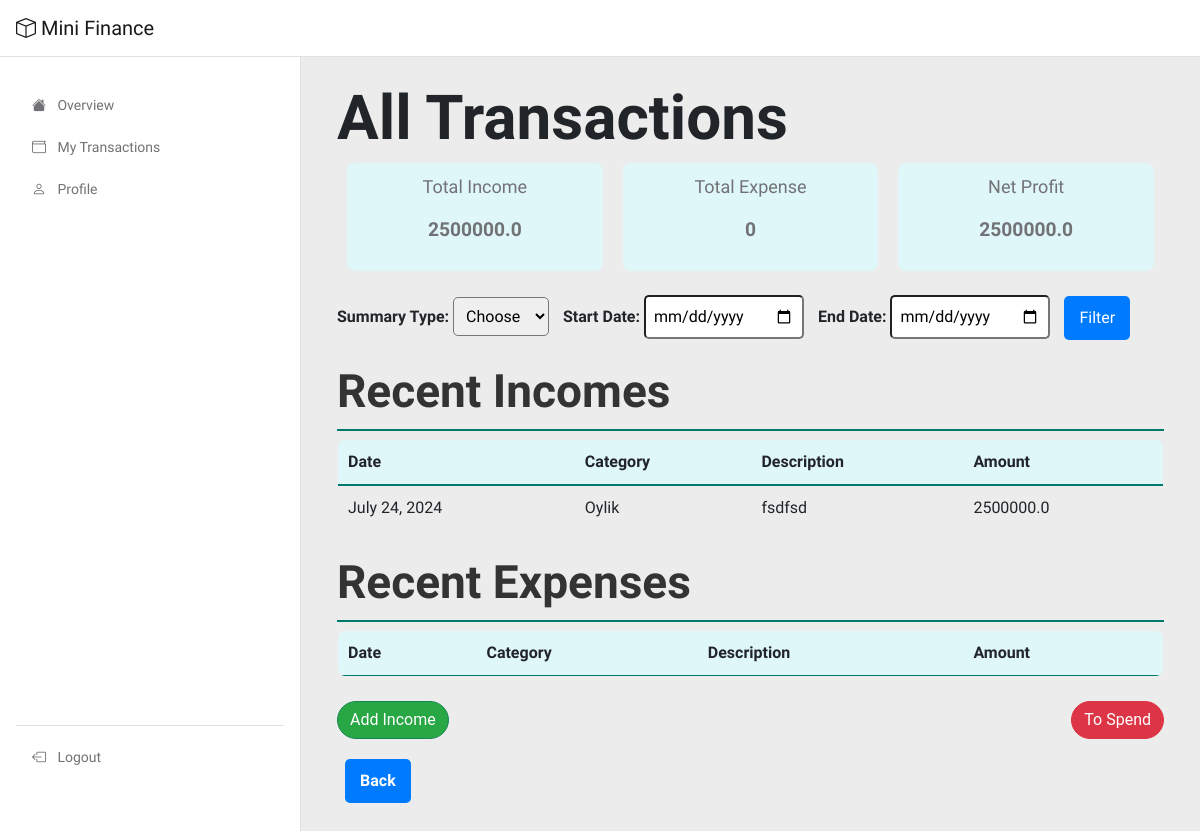
Screenshot of /all_transactions/ (signed in) with the database file from the repository.
### moneymanager/models.py (models this page shows, shortened)
class Income(models.Model):
    user = models.ForeignKey(User, on_delete=models.CASCADE)
    category = models.ForeignKey(IncomeCategory, on_delete=models.DO_NOTHING)
    amount = models.FloatField()
    date = models.DateField()
    account_type = models.ForeignKey(AccountType, on_delete=models.DO_NOTHING)
    description = models.TextField(blank=True)

class IncomeCategory(models.Model):
    name = models.CharField(max_length=50)

### moneymanager/views.py (the view, shortened to what this page needs)
# urls.py: path("all_transactions/", all_transactions, name="all-transactions")
@login_required
def all_transactions(request):
    user = request.user
    search_description = request.GET.get('description', '')
    search_amount = request.GET.get('amount', '')
    summary_type = request.GET.get('summary_type', 'daily')
    if summary_type == 'daily':
        income_summary = get_daily_totals(user, Income)
        expense_summary = get_daily_totals(user, Expense)
    elif summary_type == 'weekly':
        income_summary = get_weekly_totals(user, Income)
        expense_summary = get_weekly_totals(user, Expense)
    elif summary_type == 'monthly':
        income_summary = get_monthly_totals(user, Income)
        expense_summary = get_monthly_totals(user, Expense)
    else:
        income_summary = 0
        expense_summary = 0
    start_date = request.GET.get('start_date')
    end_date = request.GET.get('end_date')
    incomes = Income.objects.filter(user=user)
    expenses = Expense.objects.filter(user=user)
    if start_date and end_date:
        start_date = datetime.strptime(start_date, '%Y-%m-%d').date()
        end_date = datetime.strptime(end_date, '%Y-%m-%d').date()
        incomes = incomes.filter(date__range=[start_date, end_date])
        expenses = expenses.filter(date__range=[start_date, end_date])
    if search_description:
        incomes = incomes.filter(description__icontains=search_description)
        expenses = expenses.filter(description__icontains=search_description)
    if search_amount:
        incomes = incomes.filter(amount__icontains=search_amount)
        expenses = expenses.filter(amount__icontains=search_amount)
    income_total = incomes.aggregate(total=Sum('amount'))['total'] or 0
    expense_total = expenses.aggregate(total=Sum('amount'))['total'] or 0
    total_income = incomes.aggregate(total=Sum('amount'))['total'] or 0
    total_expense = expenses.aggregate(total=Sum('amount'))['total'] or 0
    net_profit = total_income - total_expense
    recent_incomes = incomes.order_by('-date')
    recent_expenses = expenses.order_by('-date')
    context = {
        'incomes': incomes,
        'expenses': expenses,
        'total_income': total_income,
        'total_expense': total_expense,
        'net_profit': net_profit,
        'recent_incomes': recent_incomes,
        'recent_expenses': recent_expenses,
        'income_summary': income_summary,
        'expense_summary': expense_summary,
        'summary_type': summary_type,
        'income_total': income_total,
        'expense_total': expense_total,
        'start_date': start_date,
        'end_date': end_date,
    }
    return render(request, 'all_transactions.html', context)

### moneymanager/utils.py (called while the page is built)
def get_daily_totals(user, model):
    today = datetime.today().date()
    result = model.objects.filter(user=user, date=today).aggregate(Sum('amount'))
    daily_total = result.get('amount__sum', 0) or 0
    return daily_total

### templates/all_transactions.html (shortened to what this page needs)
{% extends 'base.html' %}
{% block content %}
    <div class="container">
        <h1>All Transactions</h1>
        <div class="summary mb-4">
            <div>
                <p>Total Income</p>
                <p class="value" id="total_income">{{ total_income }}</p>
            </div>
            <div>
                <p>Total Expense</p>
                <p class="value" id="total_expense">{{ total_expense }}</p>
            </div>
            <div>
                <p>Net Profit</p>
                <p class="value" id="net_profit">{{ net_profit }}</p>
            </div>
        </div>
        <div class="filters mb-4">
            <form method="get" id="summary-form">
                <label for="summary_type">Summary Type:</label>
                <select id="summary_type" name="summary_type">
                    <option value="">Choose</option>
                </select>
                <label for="start_date">Start Date:</label>
                <input type="date" id="start_date" name="start_date">
                <label for="end_date">End Date:</label>
                <input type="date" id="end_date" name="end_date">
                <button type="submit" id="filter_button" class="btn btn-primary">Filter</button>
            </form>
        </div>
        <div class="transactions mb-4">
            <section class="recent-incomes mb-4">
                <h2>Recent Incomes</h2>
                <table class="income-table">
                    <thead>
                        <tr>
                            <th>Date</th>
                            <th>Category</th>
                            <th>Description</th>
                            <th>Amount</th>
                        </tr>
                    </thead>
                    <tbody id="recent_incomes">
                        {% for income in recent_incomes %}
                            <tr>
                                <td>{{ income.date }}</td>
                                <td>{{ income.category.name }}</td>
                                <td>{{ income.description }}</td>
                                <td>{{ income.amount }}</td>
                            </tr>
                        {% endfor %}
                    </tbody>
                </table>
            </section>
            <section class="recent-expenses">
                <h2>Recent Expenses</h2>
                <table class="expense-table">
                    <thead>
                        <tr>
                            <th>Date</th>
                            <th>Category</th>
                            <th>Description</th>
                            <th>Amount</th>
                        </tr>
                    </thead>
                </table>
            </section>
        </div>
        <div class="d-flex justify-content-between mb-4">
            <a href="{% url 'moneymanager:add_income' %}?next={% url 'moneymanager:all-transactions' %}" class="btn btn-success">Add Income</a>
            <a href="{% url 'moneymanager:add_expense' %}?next={% url 'moneymanager:all-transactions' %}" class="btn btn-danger">To Spend</a>
        </div>
        <a href="javascript:history.back()" class="back-button">Back</a>
    </div>
{% endblock %}

### static/css/tooplate-mini-finance.css (style rules this page uses)
:root { --white-color: #ffffff; --primary-color: #E63946; --secondary-color: #F1FAEE; --section-bg-color: #ececec; --primary-bg-color: #E63946; --custom-btn-bg-color: #A8DADC; --custom-btn-bg-hover-color: #1D3557; --heading-color: #1D3557; --dark-color: #000000; --p-color: #717275; --border-color: #e0e0e5; --link-hover-color: #E63946; --body-font-family: 'Unbounded'; --h1-font-size: 74px; --h2-font-size: 46px; --h3-font-size: 32px; --h4-font-size: 28px; --h5-font-size: 24px; --h6-font-size: 22px; --p-font-size: 18px; --menu-font-size: 14px; --btn-font-size: 12px; --copyright-font-size: 10px; --border-radius-large: 100px; --border-radius-medium: 20px; --border-radius-small: 10px; --font-weight-light: 300; --font-weight-normal: 400; --font-weight-bold: 700; }
body { background-color: var(--white-color); font-family: var(--body-font-family); }
h2, h3, h4, h5, h6 { color: var(--heading-color); }
h1, h2, h3, h4, h5, h6 { font-weight: var(--font-weight-bold); }
h1 { font-size: var(--h1-font-size); }
h2 { font-size: var(--h2-font-size); }
p { color: var(--p-color); font-size: var(--p-font-size); font-weight: var(--font-weight-light); }
a, button { touch-action: manipulation; transition: all 0.3s; }
a { display: inline-block; color: var(--primary-color); text-decoration: none; }
@media screen and (max-width: 1200px) { h1 { font-size: 62px; } }

### templates/all_transactions.html (style rules this page uses)
.container { position: relative; padding-bottom: 60px; }
.back-button { display: inline-block; position: absolute; bottom: 20px; left: 20px; padding: 10px 15px; background-color: #007bff; color: #fff; text-decoration: none; border-radius: 5px; font-size: 1em; font-weight: bold; }
.summary { display: flex; justify-content: space-between; margin-bottom: 20px; }
.summary div { flex: 1; margin: 0 10px; padding: 10px; border-radius: 8px; background-color: #e0f7fa; text-align: center; }
.summary .value { font-size: 1.2em; font-weight: bold; }
.filters { margin-bottom: 20px; }
.filters label { font-weight: bold; }
.filters select, .filters input[type="date"] { padding: 8px; margin-right: 10px; border-radius: 5px; }
.filters button { background-color: #007bff; color: white; border: none; border-radius: 5px; padding: 10px 15px; font-size: 1em; }
.transactions { margin-bottom: 20px; }
.recent-incomes h2, .recent-expenses h2 { color: #333; border-bottom: 2px solid #00796b; padding-bottom: 10px; }
.income-table, .expense-table { width: 100%; border-collapse: collapse; }
.income-table thead, .expense-table thead { background-color: #e0f7fa; }
.income-table th, .expense-table th { padding: 10px; text-align: left; border-bottom: 2px solid #00796b; }
.income-table td, .expense-table td { padding: 10px; border-bottom: 1px solid #b2dfdb; }
.income-table { border: 1px solid #00796b; border-radius: 8px; overflow: hidden; }
.expense-table { border: 1px solid #d32f2f; border-radius: 8px; overflow: hidden; }
.btn-success { background-color: #28a745; color: white; border-radius: 20px; font-family: 'Roboto', sans-serif; }
.btn-danger { background-color: #dc3545; color: white; border-radius: 20px; font-family: 'Roboto', sans-serif; }

### rows the page displays
Income: date "July 24, 2024", category.name "Oylik", description "fsdfsd", amount "2500000.0"

### other values shown
{{ total_income }} "2500000.0"
{{ total_expense }} "0"
{{ net_profit }} "2500000.0"
